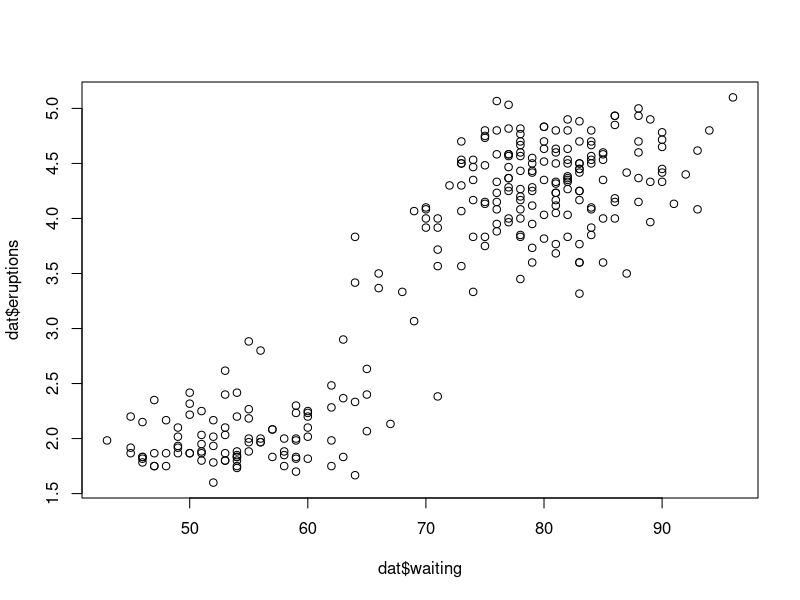

Here is the R script that generated this plot:
## ---- chunk 1
library(datasets)
head(faithful)

dat <- faithful
## ---- chunk 2
plot(y = dat$eruptions, x = dat$waiting)
## ---- chunk 3
